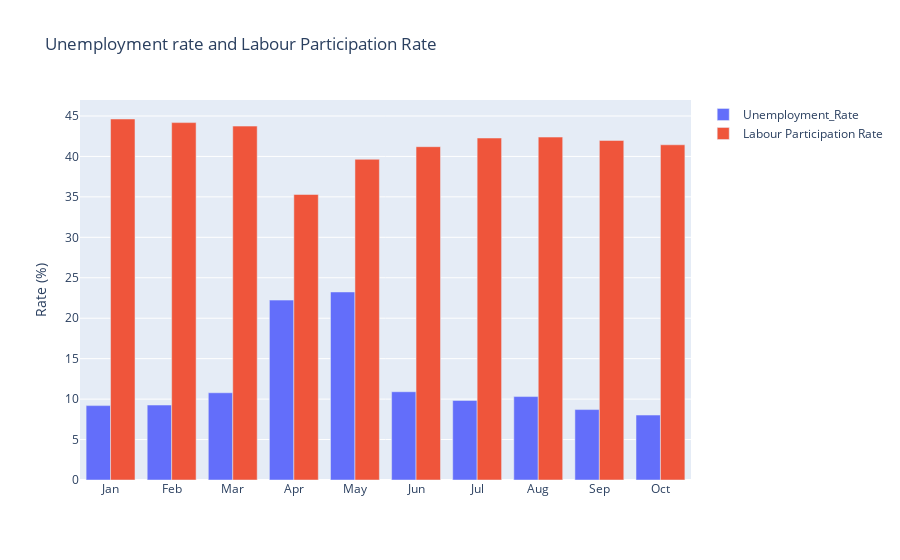

Notebook source saved alongside this figure:
### Code cell
df_EEE11 = df_11.groupby(['month'])[['Estimated Unemployment Rate','Estimated Employed', 'Estimated Labour Participation Rate']].mean()
df_EEE11 = pd.DataFrame(df_EEE11).reset_index()
month = df_EEE11.month
Unemployment_rate = df_EEE11['Estimated Unemployment Rate']
Labour_participation_rate = df_EEE11['Estimated Labour Participation Rate']

fig = go.Figure()
fig.add_trace(go.Bar(x=month, y=Unemployment_rate, name='Unemployment_Rate'))
fig.add_trace(go.Bar(x=month, y=Labour_participation_rate, name='Labour Participation Rate'))

fig.update_layout(
    title='Unemployment rate and Labour Participation Rate',
    xaxis={'categoryorder': 'array', 'categoryarray': ['Jan', 'Feb', 'Mar', 'Apr', 'May', 'Jun', 'Jul', 'Aug', 'Sep', 'Oct', 'Nov', 'Dec']},
    yaxis=dict(title='Rate (%)') # Add y-axis label for rates
)
fig.show()

### Figure 1 — Plotly figure (JSON) as saved in the notebook; plotly's stock layout.template omitted (floating-point values rounded to 4 significant figures)
{"data": [{"name": "Unemployment_Rate", "type": "bar", "x": ["Apr", "Aug", "Feb", "Jan", "Jul", "Jun", "Mar", "May", "Oct", "Sep"], "y": [22.24, 10.31, 9.266, 9.197, 9.834, 10.91, 10.78, 23.24, 8.026, 8.706]}, {"name": "Labour Participation Rate", "type": "bar", "x": ["Apr", "Aug", "Feb", "Jan", "Jul", "Jun", "Mar", "May", "Oct", "Sep"], "y": [35.3, 42.39, 44.18, 44.63, 42.27, 41.2, 43.75, 39.65, 41.44, 41.97]}], "layout": {"title": {"text": "Unemployment rate and Labour Participation Rate"}, "xaxis": {"categoryarray": ["Jan", "Feb", "Mar", "Apr", "May", "Jun", "Jul", "Aug", "Sep", "Oct", "Nov", "Dec"], "categoryorder": "array"}, "yaxis": {"title": {"text": "Rate (%)"}}}}
